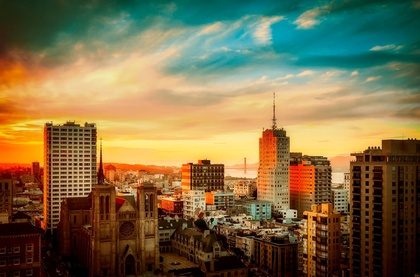
%> input picture photo.jpg, 420 x 277 px, shrunk from 2000 x 1319 before the run
$ octave GrayLevelSlicing.m   (GNU Octave 9; MATLAB toolbox functions it lacks are replaced by stand-ins)
%> lines starting %> are read from the running program, lines starting %| are printed output that depends on the picture; in (x1, y1, x2, y2) boxes, pixels count from 0 and x2, y2 are one past the last pixel; in counts of white or black regions, pixels touching at a corner belong together; the program's own positions count from 1
clc;
clear all;
close all;

a = imread('photo.jpg');
%> a is the input picture: size 277x420x3 uint8; mean R, G, B 125.3, 109.7, 72.8
a = rgb2gray(a);
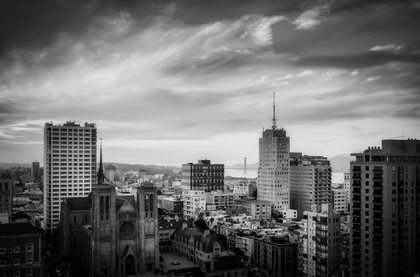
%> a: size 277x420 uint8; min 0, max 231, mean 110.2

[m, n] = size(a);
%> m = 277; n = 420

for (i = 1:m)
    for (j = 1:n)
        if ((a(i, j) > 100 && a(i, j) < 150))
            a1(i, j) = 255;
        else
            a1(i, j) = 0;
        end
    end
end
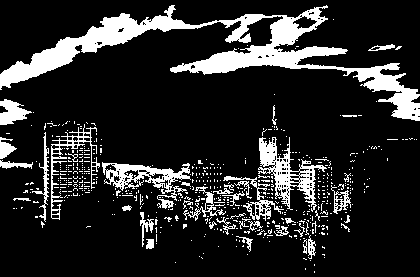
%> a1: size 277x420 double; 15.8% white; 579 white regions (539 under 20 px), largest, box (x1, y1, x2, y2) and area: (0, 5, 420, 121) 9537, (258, 137, 327, 212) 1634, (102, 162, 191, 209) 1351

subplot(1, 2, 1);
imshow(a)
title('Original Image')
subplot(1, 2, 2);
imshow(a1)
title('Gray Level Sliced Image')

$ run again, with Building.jpg copied over photo.jpg
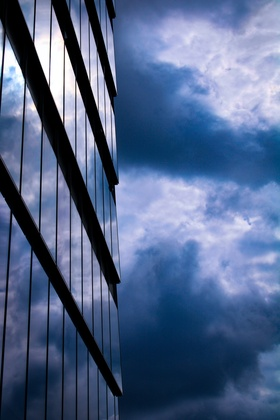
%> input picture Building.jpg, 280 x 420 px, shrunk from 4000 x 6000 before the run
%> a is the input picture: size 420x280x3 uint8; mean R, G, B 82.2, 101.6, 137.9
%> `a = rgb2gray(a);`:
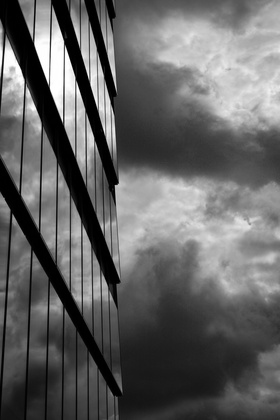
%> a: size 420x280 uint8; min 0, max 255, mean 100
%> after the loop `for (i = 1:m)`:
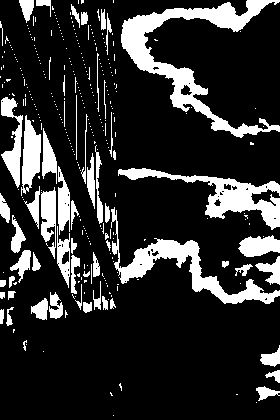
%> a1: size 420x280 double; 18.1% white; 334 white regions (273 under 20 px), largest, box (x1, y1, x2, y2) and area: (121, 0, 280, 138) 4879, (111, 207, 280, 304) 3012, (118, 168, 280, 230) 2676

$ run again, with NYC.jpg copied over photo.jpg
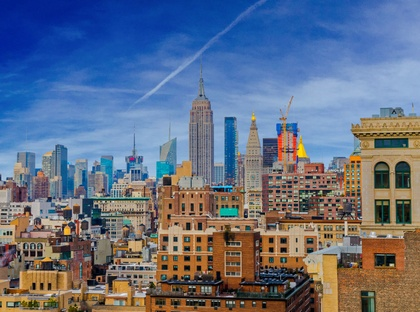
%> input picture NYC.jpg, 420 x 312 px, shrunk from 1919 x 1425 before the run
%> a is the input picture: size 312x420x3 uint8; mean R, G, B 99.9, 111.2, 132.9
%> `a = rgb2gray(a);`:
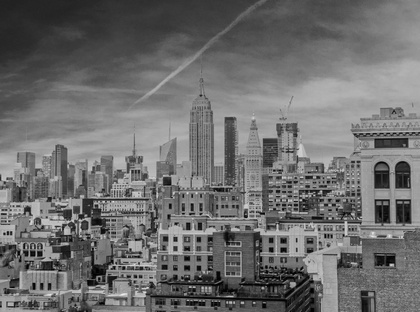
%> a: size 312x420 uint8; min 0, max 238, mean 110.3
%> after the loop `for (i = 1:m)`:
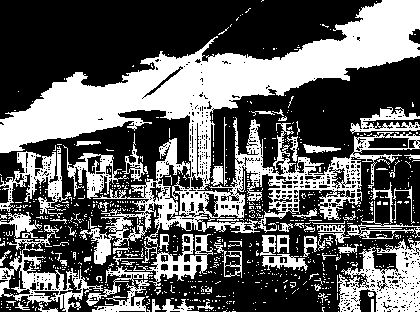
%> a1: size 312x420 double; 38% white; 819 white regions (753 under 20 px), largest, box (x1, y1, x2, y2) and area: (0, 0, 420, 286) 32258, (337, 239, 420, 312) 3291, (0, 225, 103, 312) 2178
